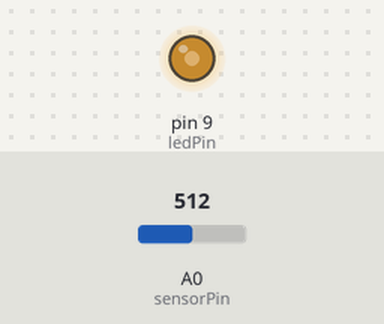
Recording of a sketch running on a simulated Arduino Uno, built with avr-gcc and run on an emulated ATmega328P. On the bench: output pins drawn as LEDs (lit = HIGH). The inputs (shaded band) are chosen by the test bench; at power-on: A0 (sensorPin) = 512.

Above: at 1.2 s.
1.3 s: A0 (sensorPin) set to 306
At 2.3 s:
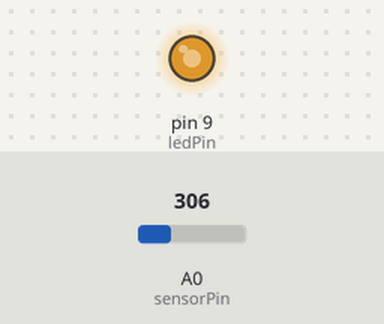
2.8 s: A0 (sensorPin) set to 122
At 3.6 s:
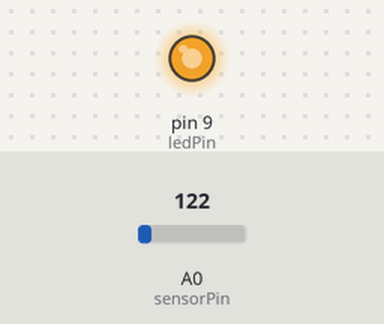
4.3 s: A0 (sensorPin) set to 900
At 5.0 s:
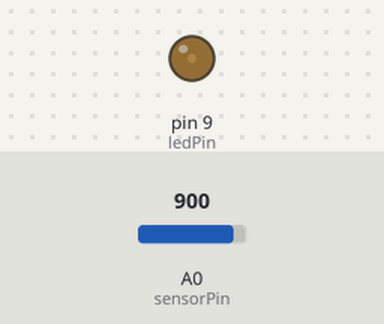
5.8 s: A0 (sensorPin) set to 1023
At 6.3 s:
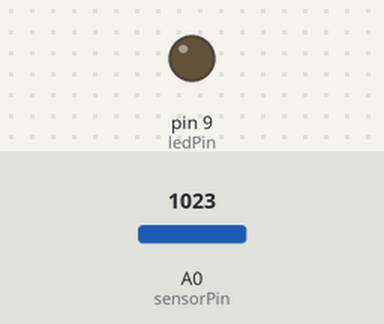
7.3 s: A0 (sensorPin) set to 511
At 7.6 s:
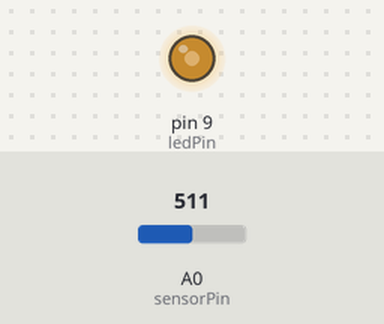
Timing chart, 0 to 9.8 s (numbered marks = the images above; inputs shaded):
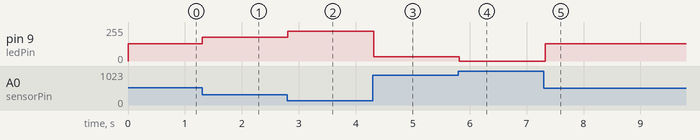

The sketch:

Arduino4.ino
```cpp
const int sensorPin = 0;
const int ledPin = 9;

void setup() {
  pinMode(ledPin, OUTPUT);
}

void loop() {
  int brightness = analogRead(sensorPin);
  int intensity = map(brightness, 0, 1023, 255, 0);
  analogWrite(ledPin, intensity);
  delay(50);
}
```

Measured:
- after the input at 1.3 s, pin 9 (ledPin): 128/255 → 179/255 at once
- after the input at 2.8 s, pin 9 (ledPin): 179/255 → 225/255 at once
- after the input at 4.3 s, pin 9 (ledPin): 225/255 → 31/255 at once
- after the input at 5.8 s, pin 9 (ledPin): 31/255 → 0/255 at once
- after the input at 7.3 s, pin 9 (ledPin): 0/255 → 128/255 at once
